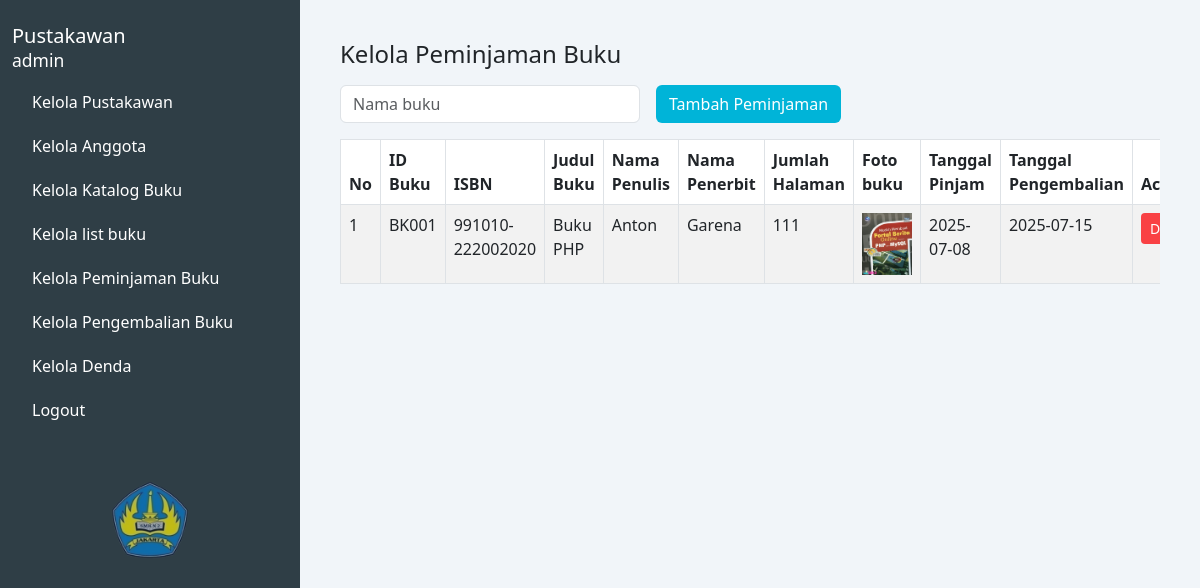
Page /kelola_peminjaman.php on the committed database.
### tables this page shows
CREATE TABLE `data_pinjam` (
  `id_buku` varchar(11) NOT NULL,
  `judul_buku` varchar(255) NOT NULL,
  `isbn` varchar(255) NOT NULL,
  `nama_penulis` varchar(255) NOT NULL,
  `nama_penerbit` varchar(255) NOT NULL,
  `jumlah_halaman` int(11) NOT NULL,
  `foto` longblob DEFAULT NULL,
  `tanggal_pinjam` date DEFAULT NULL,
  `tanggal_pengembalian` date DEFAULT NULL
);

### kelola_peminjaman.php (the view, shortened to what this page needs)
<?php
$koneksi = mysqli_connect("localhost", "root", "", "perpustakaan");
$query = "SELECT * FROM data_pinjam";
$result = mysqli_query($koneksi, $query);
?>
<!DOCTYPE html>
<html lang="en">
<head>
  <link href="https://cdn.jsdelivr.net/npm/bootstrap@5.3.0/dist/css/bootstrap.min.css" rel="stylesheet" />
</head>
<body>
<div class="container-fluid">
 <div class="row">
      <nav class="col-md-3 d-none d-md-block sidebar min-vh-100 position-relative">
        <h5 class="pt-4">Pustakawan<br /><small>admin</small></h5>
        <a href="kelola_pustakawan.php">Kelola Pustakawan</a>
        <a href="kelola_anggota.php">Kelola Anggota</a>
        <a href="kelola_katalog.php">Kelola Katalog Buku</a>
        <a href="kelola_list_buku.php">Kelola list buku</a>
        <a href="kelola_peminjaman.php">Kelola Peminjaman Buku</a>
        <a href="kelola_pengembalian.php">Kelola Pengembalian Buku</a>
        <a href="denda_kelola.php">Kelola Denda</a>
        <a href="logout.php">Logout</a>
        <div class="image-box text-center mt-5">
          <img src="assets/logo_sekolah.png" alt="icon" />
        </div>
      </nav>
    <main class="col-md-9 col-12 main-content">
      <h4>Kelola Peminjaman Buku</h4>
      <div class="d-flex flex-wrap gap-2 align-items-center mb-3 mt-3">
        <input type="text" id="searchInput" class="form-control form-control-md me-2" placeholder="Nama buku" style="max-width: 300px;" oninput="filterTable()" />
        <button class="btn btn-tambah btn-md" data-bs-toggle="modal" data-bs-target="#tambahPeminjamanModal">Tambah Peminjaman</button>
      </div>
      <div class="table-responsive">
        <table class="table table-bordered table-striped" id="PeminjamanTable"> <thead>
            <tr>
              <th>No</th>
              <th>ID Buku</th>
              <th>ISBN</th>
              <th>Judul Buku</th>
              <th>Nama Penulis</th>
              <th>Nama Penerbit</th>
              <th>Jumlah Halaman</th>
              <th>Foto buku</th>
              <th>Tanggal Pinjam</th>
              <th>Tanggal Pengembalian</th>
              <th>Action</th>
            </tr>
          </thead>
          <tbody>
            <?php
            $no = 1;
            while ($row = mysqli_fetch_assoc($result)) {
              echo "<tr>";
              echo "<td>" . $no++ . "</td>";
              echo "<td>" . htmlspecialchars($row['id_buku']) . "</td>";
              echo "<td>" . htmlspecialchars($row['isbn']) . "</td>";
              echo "<td>" . htmlspecialchars($row['judul_buku']) . "</td>";
              echo "<td>" . htmlspecialchars($row['nama_penulis']) . "</td>";
              echo "<td>" . htmlspecialchars($row['nama_penerbit']) . "</td>";
              echo "<td>" . htmlspecialchars($row['jumlah_halaman']) . "</td>";
              echo "<td><img src='" . htmlspecialchars($row['foto']) . "' alt='Foto Buku' style='width: 50px; height: auto;'></td>";
              echo "<td>" . htmlspecialchars($row['tanggal_pinjam']) . "</td>";
              echo "<td>" . htmlspecialchars($row['tanggal_pengembalian']) . "</td>";
              echo '<td>
                                <button class="btn btn-sm btn-delete" data-bs-toggle="modal" data-bs-target="#hapusPeminjamanModal" data-id="' . htmlspecialchars($row['id_buku']) . '">Delete</button>
                            </td>';
              echo "</tr>";
            }
            ?>
          </tbody>
        </table>
      </div>
    </main>
  </div>
</div>
</body>
</html>

### kelola_peminjaman.php (style rules this page uses)
body { background-color: #f1f5f9; }
.sidebar { background-color: #2f3e46; color: white; }
.sidebar a { display: block; color: white; padding: 10px 20px; text-decoration: none; }
.sidebar .image-box img { width: 80px; opacity: 0.7; }
.main-content { padding: 40px; }
.table thead { background-color: #f8f9fa; }
.btn-delete { background-color: #f94144; color: white; }
.btn-tambah { background-color: #00b4d8; color: white; }

### rows in the picture
data_pinjam: id_buku "BK001", isbn "991010-222002020", judul_buku "Buku PHP", nama_penulis "Anton", nama_penerbit "Garena", jumlah_halaman "111", foto (picture), tanggal_pinjam "2025-07-08", tanggal_pengembalian "2025-07-15"
